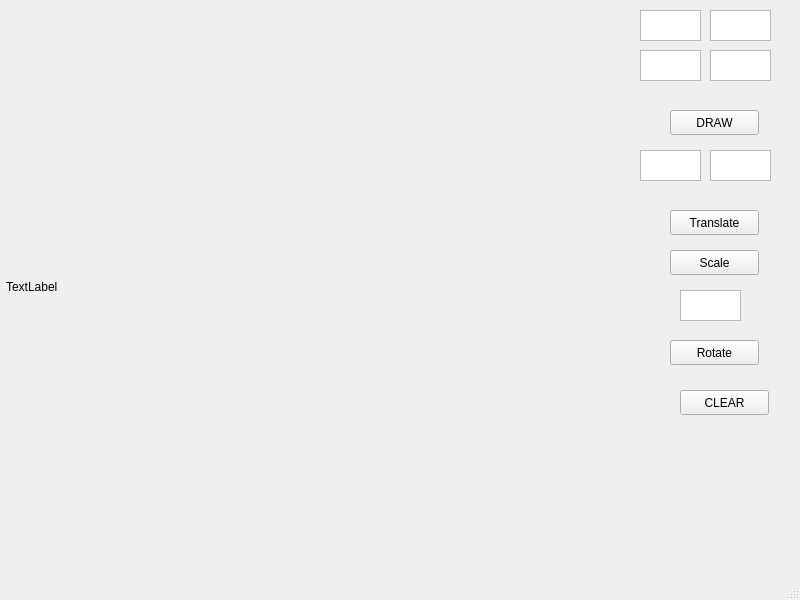
<?xml version="1.0" encoding="UTF-8"?>
<ui version="4.0">
 <class>MainWindow</class>
 <widget class="QMainWindow" name="MainWindow">
  <property name="geometry">
   <rect>
    <x>0</x>
    <y>0</y>
    <width>800</width>
    <height>600</height>
   </rect>
  </property>
  <property name="windowTitle">
   <string>MainWindow</string>
  </property>
  <widget class="QWidget" name="centralwidget">
   <widget class="QLabel" name="label">
    <property name="geometry">
     <rect>
      <x>6</x>
      <y>16</y>
      <width>601</width>
      <height>541</height>
     </rect>
    </property>
    <property name="text">
     <string>TextLabel</string>
    </property>
   </widget>
   <widget class="QTextEdit" name="textEdit">
    <property name="geometry">
     <rect>
      <x>640</x>
      <y>10</y>
      <width>61</width>
      <height>31</height>
     </rect>
    </property>
   </widget>
   <widget class="QTextEdit" name="textEdit_2">
    <property name="geometry">
     <rect>
      <x>710</x>
      <y>10</y>
      <width>61</width>
      <height>31</height>
     </rect>
    </property>
   </widget>
   <widget class="QTextEdit" name="textEdit_3">
    <property name="geometry">
     <rect>
      <x>640</x>
      <y>50</y>
      <width>61</width>
      <height>31</height>
     </rect>
    </property>
   </widget>
   <widget class="QTextEdit" name="textEdit_4">
    <property name="geometry">
     <rect>
      <x>710</x>
      <y>50</y>
      <width>61</width>
      <height>31</height>
     </rect>
    </property>
   </widget>
   <widget class="QPushButton" name="DRAW">
    <property name="geometry">
     <rect>
      <x>670</x>
      <y>110</y>
      <width>89</width>
      <height>25</height>
     </rect>
    </property>
    <property name="text">
     <string>DRAW</string>
    </property>
   </widget>
   <widget class="QPushButton" name="Translate">
    <property name="geometry">
     <rect>
      <x>670</x>
      <y>210</y>
      <width>89</width>
      <height>25</height>
     </rect>
    </property>
    <property name="text">
     <string>Translate</string>
    </property>
   </widget>
   <widget class="QTextEdit" name="textEdit_5">
    <property name="geometry">
     <rect>
      <x>640</x>
      <y>150</y>
      <width>61</width>
      <height>31</height>
     </rect>
    </property>
   </widget>
   <widget class="QTextEdit" name="textEdit_6">
    <property name="geometry">
     <rect>
      <x>710</x>
      <y>150</y>
      <width>61</width>
      <height>31</height>
     </rect>
    </property>
   </widget>
   <widget class="QPushButton" name="Scale">
    <property name="geometry">
     <rect>
      <x>670</x>
      <y>250</y>
      <width>89</width>
      <height>25</height>
     </rect>
    </property>
    <property name="text">
     <string>Scale</string>
    </property>
   </widget>
   <widget class="QPushButton" name="Rotate">
    <property name="geometry">
     <rect>
      <x>670</x>
      <y>340</y>
      <width>89</width>
      <height>25</height>
     </rect>
    </property>
    <property name="text">
     <string>Rotate</string>
    </property>
   </widget>
   <widget class="QTextEdit" name="textEdit_7">
    <property name="geometry">
     <rect>
      <x>680</x>
      <y>290</y>
      <width>61</width>
      <height>31</height>
     </rect>
    </property>
   </widget>
   <widget class="QPushButton" name="Clear">
    <property name="geometry">
     <rect>
      <x>680</x>
      <y>390</y>
      <width>89</width>
      <height>25</height>
     </rect>
    </property>
    <property name="text">
     <string>CLEAR</string>
    </property>
   </widget>
  </widget>
  <widget class="QMenuBar" name="menubar">
   <property name="geometry">
    <rect>
     <x>0</x>
     <y>0</y>
     <width>800</width>
     <height>22</height>
    </rect>
   </property>
  </widget>
  <widget class="QStatusBar" name="statusbar"/>
 </widget>
 <resources/>
 <connections/>
</ui>
